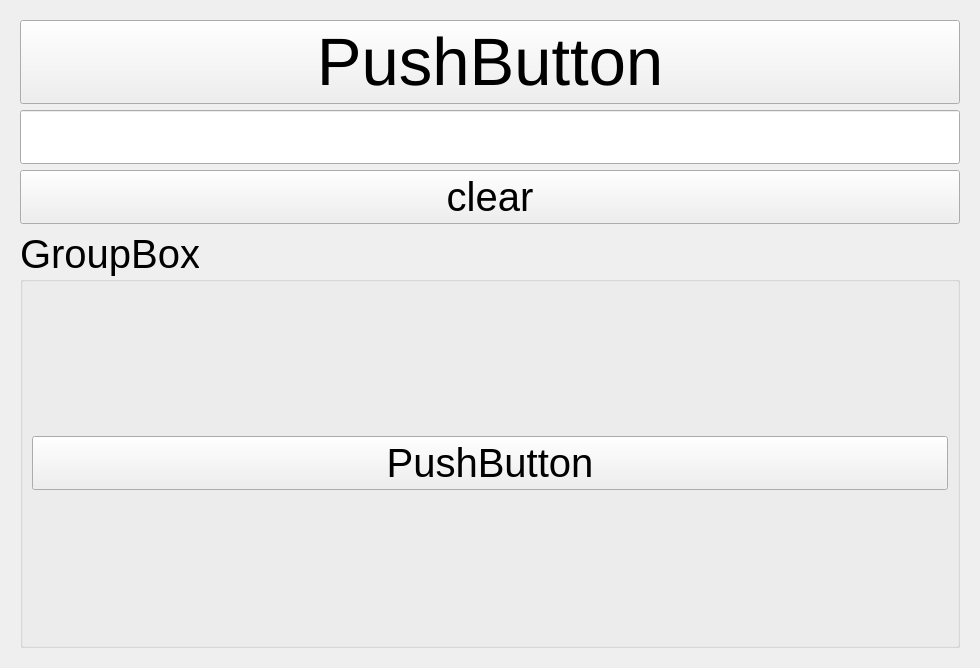
<?xml version="1.0" encoding="UTF-8"?>
<ui version="4.0">
 <class>Widget</class>
 <widget class="QWidget" name="Widget">
  <property name="geometry">
   <rect>
    <x>0</x>
    <y>0</y>
    <width>980</width>
    <height>668</height>
   </rect>
  </property>
  <property name="windowTitle">
   <string>Widget</string>
  </property>
  <layout class="QGridLayout" name="gridLayout_2">
   <item row="0" column="0">
    <widget class="QStackedWidget" name="stackedWidget">
     <property name="currentIndex">
      <number>0</number>
     </property>
     <widget class="QWidget" name="page_1">
      <layout class="QGridLayout" name="gridLayout">
       <item row="0" column="0">
        <widget class="QPushButton" name="pushButton">
         <property name="font">
          <font>
           <pointsize>50</pointsize>
          </font>
         </property>
         <property name="text">
          <string>PushButton</string>
         </property>
        </widget>
       </item>
       <item row="1" column="0">
        <widget class="QLineEdit" name="lineEdit">
         <property name="font">
          <font>
           <pointsize>30</pointsize>
          </font>
         </property>
        </widget>
       </item>
       <item row="2" column="0">
        <widget class="QPushButton" name="pushButton_2">
         <property name="font">
          <font>
           <pointsize>30</pointsize>
          </font>
         </property>
         <property name="text">
          <string>clear</string>
         </property>
        </widget>
       </item>
       <item row="3" column="0">
        <widget class="QGroupBox" name="groupBox">
         <property name="font">
          <font>
           <pointsize>30</pointsize>
          </font>
         </property>
         <property name="title">
          <string>GroupBox</string>
         </property>
         <layout class="QHBoxLayout" name="horizontalLayout">
          <item>
           <widget class="QPushButton" name="pushButton_3">
            <property name="text">
             <string>PushButton</string>
            </property>
           </widget>
          </item>
         </layout>
        </widget>
       </item>
      </layout>
     </widget>
     <widget class="QWidget" name="page_2">
      <layout class="QGridLayout" name="gridLayout_3">
       <item row="3" column="1">
        <spacer name="horizontalSpacer">
         <property name="orientation">
          <enum>Qt::Horizontal</enum>
         </property>
         <property name="sizeType">
          <enum>QSizePolicy::Fixed</enum>
         </property>
         <property name="sizeHint" stdset="0">
          <size>
           <width>80</width>
           <height>20</height>
          </size>
         </property>
        </spacer>
       </item>
       <item row="0" column="0" colspan="3">
        <widget class="QLabel" name="p_name">
         <property name="font">
          <font>
           <family>Yu Gothic UI</family>
           <pointsize>44</pointsize>
           <italic>false</italic>
           <bold>true</bold>
           <underline>false</underline>
          </font>
         </property>
         <property name="styleSheet">
          <string notr="true">background-image: &quot;://C:/Users/Markus/Desktop/Schulzeug/Q11/Englisch Converstation/innkaufhaus_wasserburg.jpg (2).jpg&quot;</string>
         </property>
         <property name="text">
          <string>PRODUKTNAME</string>
         </property>
         <property name="alignment">
          <set>Qt::AlignCenter</set>
         </property>
        </widget>
       </item>
       <item row="3" column="0">
        <widget class="QPushButton" name="b1">
         <property name="sizePolicy">
          <sizepolicy hsizetype="Expanding" vsizetype="Expanding">
           <horstretch>0</horstretch>
           <verstretch>0</verstretch>
          </sizepolicy>
         </property>
         <property name="minimumSize">
          <size>
           <width>0</width>
           <height>0</height>
          </size>
         </property>
         <property name="maximumSize">
          <size>
           <width>9999999</width>
           <height>9999999</height>
          </size>
         </property>
         <property name="font">
          <font>
           <family>Reem Kufi</family>
           <pointsize>34</pointsize>
           <bold>true</bold>
          </font>
         </property>
         <property name="styleSheet">
          <string notr="true"/>
         </property>
         <property name="text">
          <string>WHISKY</string>
         </property>
         <property name="autoDefault">
          <bool>false</bool>
         </property>
         <property name="default">
          <bool>false</bool>
         </property>
         <property name="flat">
          <bool>false</bool>
         </property>
        </widget>
       </item>
       <item row="3" column="2">
        <layout class="QGridLayout" name="gridLayout_4">
         <item row="0" column="1">
          <spacer name="verticalSpacer_2">
           <property name="orientation">
            <enum>Qt::Vertical</enum>
           </property>
           <property name="sizeHint" stdset="0">
            <size>
             <width>20</width>
             <height>40</height>
            </size>
           </property>
          </spacer>
         </item>
         <item row="1" column="0">
          <widget class="QLabel" name="i1">
           <property name="font">
            <font>
             <pointsize>22</pointsize>
            </font>
           </property>
           <property name="text">
            <string>TextLabel</string>
           </property>
          </widget>
         </item>
         <item row="1" column="1">
          <widget class="QLabel" name="w1">
           <property name="font">
            <font>
             <pointsize>33</pointsize>
            </font>
           </property>
           <property name="text">
            <string>TextLabel</string>
           </property>
          </widget>
         </item>
         <item row="2" column="0">
          <widget class="QLabel" name="label_3">
           <property name="font">
            <font>
             <pointsize>22</pointsize>
            </font>
           </property>
           <property name="text">
            <string>TextLabel</string>
           </property>
          </widget>
         </item>
         <item row="2" column="1">
          <widget class="QLabel" name="label_4">
           <property name="font">
            <font>
             <pointsize>33</pointsize>
            </font>
           </property>
           <property name="text">
            <string>TextLabel</string>
           </property>
          </widget>
         </item>
         <item row="3" column="0">
          <widget class="QLabel" name="label_9">
           <property name="font">
            <font>
             <pointsize>22</pointsize>
            </font>
           </property>
           <property name="text">
            <string>TextLabel</string>
           </property>
          </widget>
         </item>
         <item row="3" column="1">
          <widget class="QLabel" name="label_2">
           <property name="font">
            <font>
             <pointsize>33</pointsize>
            </font>
           </property>
           <property name="text">
            <string>TextLabel</string>
           </property>
          </widget>
         </item>
         <item row="4" column="0">
          <widget class="QLabel" name="label">
           <property name="font">
            <font>
             <pointsize>22</pointsize>
            </font>
           </property>
           <property name="text">
            <string>TextLabel</string>
           </property>
          </widget>
         </item>
         <item row="4" column="1">
          <widget class="QLabel" name="label_5">
           <property name="font">
            <font>
             <pointsize>33</pointsize>
            </font>
           </property>
           <property name="text">
            <string>TextLabel</string>
           </property>
          </widget>
         </item>
         <item row="5" column="0">
          <widget class="QLabel" name="label_10">
           <property name="font">
            <font>
             <pointsize>22</pointsize>
            </font>
           </property>
           <property name="text">
            <string>TextLabel</string>
           </property>
          </widget>
         </item>
         <item row="5" column="1">
          <widget class="QLabel" name="label_6">
           <property name="font">
            <font>
             <pointsize>33</pointsize>
            </font>
           </property>
           <property name="text">
            <string>TextLabel</string>
           </property>
          </widget>
         </item>
         <item row="6" column="1">
          <spacer name="verticalSpacer_3">
           <property name="orientation">
            <enum>Qt::Vertical</enum>
           </property>
           <property name="sizeHint" stdset="0">
            <size>
             <width>20</width>
             <height>40</height>
            </size>
           </property>
          </spacer>
         </item>
        </layout>
       </item>
       <item row="1" column="0" colspan="3">
        <spacer name="verticalSpacer">
         <property name="orientation">
          <enum>Qt::Vertical</enum>
         </property>
         <property name="sizeType">
          <enum>QSizePolicy::Preferred</enum>
         </property>
         <property name="sizeHint" stdset="0">
          <size>
           <width>20</width>
           <height>50</height>
          </size>
         </property>
        </spacer>
       </item>
      </layout>
     </widget>
    </widget>
   </item>
  </layout>
 </widget>
 <resources/>
 <connections/>
</ui>
